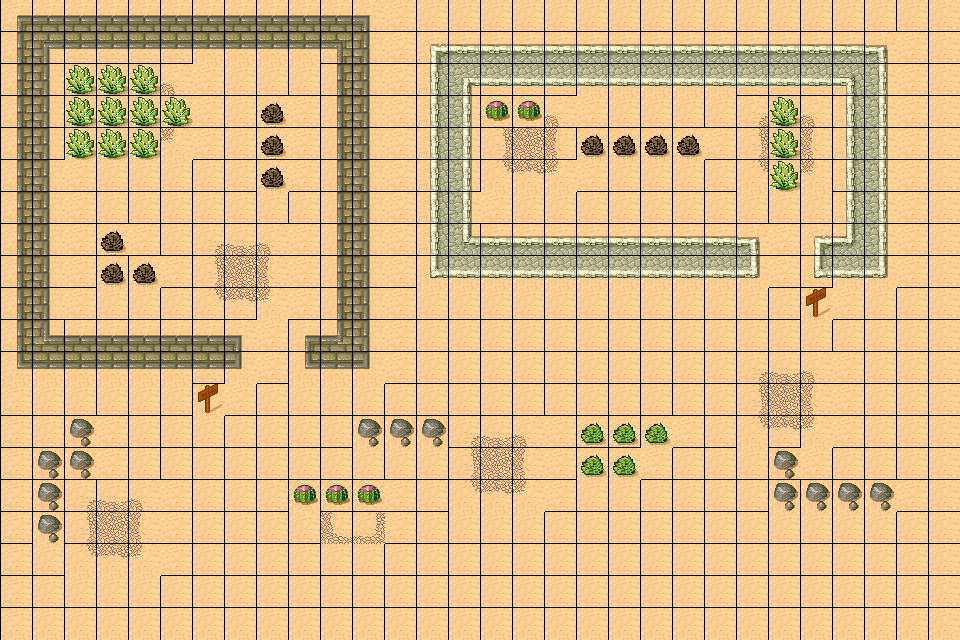

Tiled map render using the project's own tile images. Description and the whole map definition, tile-layer contents included, below:
An orthogonal 30x20 tile map with 32x32 px tiles, 2 tile layers (floor, wall) and 4 objects (pa).

<map version="1.2" tiledversion="1.2.4" orientation="orthogonal" renderorder="right-down" width="30" height="20" tilewidth="32" tileheight="32" infinite="0" nextlayerid="4" nextobjectid="5">
 <tileset firstgid="1" source="tmw_desert_spacing.tsx" />
 <layer id="1" name="floor" width="30" height="20">
  <data encoding="csv">
30,30,30,30,30,30,30,30,30,30,30,30,30,30,30,30,30,30,30,30,30,30,30,30,30,30,30,30,30,30,
30,30,30,30,30,30,30,30,30,30,30,30,30,30,30,30,30,30,30,30,30,30,30,30,30,30,30,30,30,30,
30,30,30,30,30,30,30,30,30,30,30,30,30,30,30,30,30,30,30,30,30,30,30,30,30,30,30,30,30,30,
30,30,30,30,30,30,30,30,30,30,30,30,30,30,30,30,30,30,30,30,30,30,30,30,30,30,30,30,30,30,
30,30,30,30,30,30,30,30,30,30,30,30,30,30,30,30,30,30,30,30,30,30,30,30,30,30,30,30,30,30,
30,30,30,30,30,30,30,30,30,30,30,30,30,30,30,30,30,30,30,30,30,30,30,30,30,30,30,30,30,30,
30,30,30,30,30,30,30,30,30,30,30,30,30,30,30,30,30,30,30,30,30,30,30,30,30,30,30,30,30,30,
30,30,30,30,30,30,30,30,30,30,30,30,30,30,30,30,30,30,30,30,30,30,30,30,30,30,30,30,30,30,
30,30,30,30,30,30,30,30,30,30,30,30,30,30,30,30,30,30,30,30,30,30,30,30,30,30,30,30,30,30,
30,30,30,30,30,30,30,30,30,30,30,30,30,30,30,30,30,30,30,30,30,30,30,30,30,30,30,30,30,30,
30,30,30,30,30,30,30,30,30,30,30,30,30,30,30,30,30,30,30,30,30,30,30,30,30,30,30,30,30,30,
30,30,30,30,30,30,30,30,30,30,30,30,30,30,30,30,30,30,30,30,30,30,30,30,30,30,30,30,30,30,
30,30,30,30,30,30,30,30,30,30,30,30,30,30,30,30,30,30,30,30,30,30,30,30,30,30,30,30,30,30,
30,30,30,30,30,30,30,30,30,30,30,30,30,30,30,30,30,30,30,30,30,30,30,30,30,30,30,30,30,30,
30,30,30,30,30,30,30,30,30,30,30,30,30,30,30,30,30,30,30,30,30,30,30,30,30,30,30,30,30,30,
30,30,30,30,30,30,30,30,30,30,30,30,30,30,30,30,30,30,30,30,30,30,30,30,30,30,30,30,30,30,
30,30,30,30,30,30,30,30,30,30,30,30,30,30,30,30,30,30,30,30,30,30,30,30,30,30,30,30,30,30,
30,30,30,30,30,30,30,30,30,30,30,30,30,30,30,30,30,30,30,30,30,30,30,30,30,30,30,30,30,30,
30,30,30,30,30,30,30,30,30,30,30,30,30,30,30,30,30,30,30,30,30,30,30,30,30,30,30,30,30,30,
30,30,30,30,30,30,30,30,30,30,30,30,30,30,30,30,30,30,30,30,30,30,30,30,30,30,30,30,30,30
</data>
 </layer>
 <layer id="2" name="wall" width="30" height="20">
  <data encoding="csv">
1,2,2,2,2,2,2,2,2,2,2,3,0,0,0,0,0,0,0,0,0,0,0,0,0,0,0,0,0,0,
9,20,18,18,18,18,18,18,18,18,21,11,0,25,26,26,26,26,26,26,26,26,26,26,26,26,26,27,0,0,
9,11,40,40,40,8,0,0,0,0,9,11,0,33,36,42,42,42,42,42,42,42,42,42,42,42,37,35,0,0,
9,11,40,40,40,40,0,0,47,0,9,11,0,33,35,31,31,8,0,0,0,0,0,6,40,8,33,35,0,0,
9,11,40,40,40,24,0,0,47,0,9,11,0,33,35,14,15,16,47,47,47,47,0,14,40,16,33,35,0,0,
9,11,0,0,0,0,0,0,47,0,9,11,0,33,35,22,23,24,0,0,0,0,0,22,40,24,33,35,0,0,
9,11,0,0,0,0,0,0,0,0,9,11,0,33,35,0,0,0,0,0,0,0,0,0,0,0,33,35,0,0,
9,11,0,47,0,0,6,7,8,0,9,11,0,33,44,26,26,26,26,26,26,26,26,27,0,25,45,35,0,0,
9,11,0,47,47,0,14,15,16,0,9,11,0,41,42,42,42,42,42,42,42,42,42,43,0,41,42,43,0,0,
9,11,0,0,0,0,22,23,24,0,9,11,0,0,0,0,0,0,0,0,0,0,0,0,0,46,0,0,0,0,
9,28,2,2,2,2,2,3,0,1,29,11,0,0,0,0,0,0,0,0,0,0,0,0,0,0,0,0,0,0,
17,18,18,18,18,18,18,19,0,17,18,19,0,0,0,0,0,0,0,0,0,0,0,6,7,8,0,0,0,0,
0,0,0,0,0,0,46,0,0,0,0,0,0,0,0,0,0,0,0,0,0,0,0,14,15,16,0,0,0,0,
0,0,32,0,0,0,0,0,0,0,0,32,32,32,6,7,8,0,48,48,48,0,0,22,23,24,0,0,0,0,
0,32,32,0,0,0,0,0,0,0,0,0,0,0,14,15,16,0,48,48,0,0,0,0,32,0,0,0,0,0,
0,32,6,7,8,0,0,0,0,31,31,31,0,0,22,23,24,0,0,0,0,0,0,0,32,32,32,32,0,0,
0,32,14,15,16,0,0,0,0,0,12,13,0,0,0,0,0,0,0,0,0,0,0,0,0,0,0,0,0,0,
0,0,22,23,24,0,0,0,0,0,0,0,0,0,0,0,0,0,0,0,0,0,0,0,0,0,0,0,0,0,
0,0,0,0,0,0,0,0,0,0,0,0,0,0,0,0,0,0,0,0,0,0,0,0,0,0,0,0,0,0,
0,0,0,0,0,0,0,0,0,0,0,0,0,0,0,0,0,0,0,0,0,0,0,0,0,0,0,0,0,0
</data>
 </layer>
 <objectgroup id="3" name="hero">
  <object id="1" x="480" y="544" />
  <object id="2" x="480" y="544" />
  <object id="3" name="pa" x="480" y="544" width="1" height="1" />
  <object id="4" x="1056" y="512" />
 </objectgroup>
</map>
